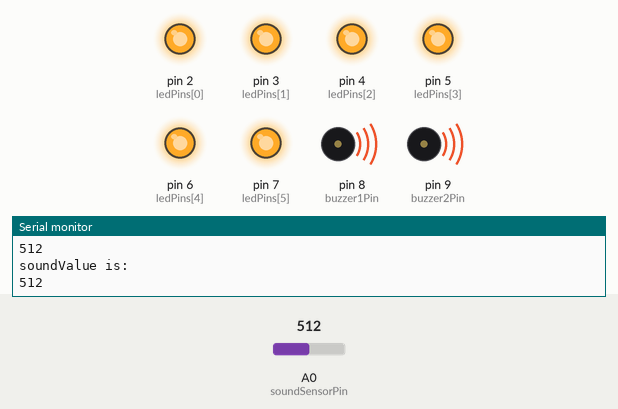
Recording of a sketch running on a simulated Arduino Uno, built with avr-gcc and run on an emulated ATmega328P. Parts: output pins drawn as LEDs (lit = HIGH), buzzer (waves = sounding, pin HIGH), the last lines printed to the serial monitor. The inputs (shaded band) are chosen by the test bench; at power-on: A0 (soundSensorPin) = 512.

Above: at 1.8 s.
1.9 s: A0 (soundSensorPin) set to 32
3.4 s: A0 (soundSensorPin) set to 27
At 4.9 s:
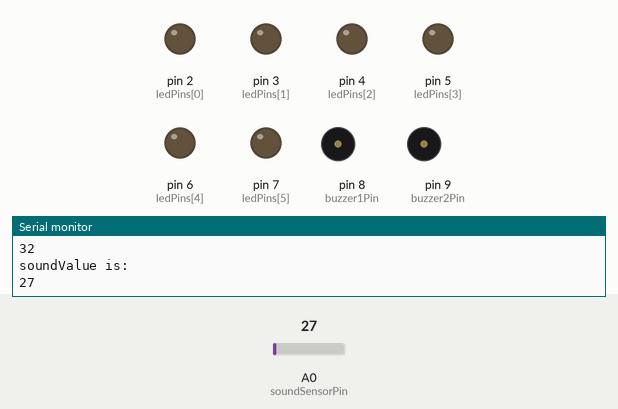
5.5 s: A0 (soundSensorPin) set to 122
At 6.5 s:
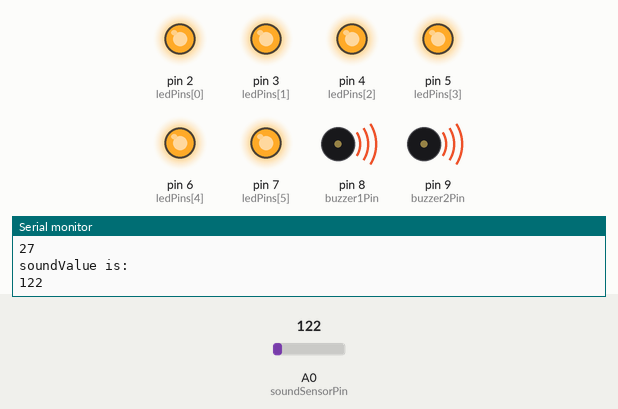
7.5 s: A0 (soundSensorPin) set to 18
At 9.2 s:
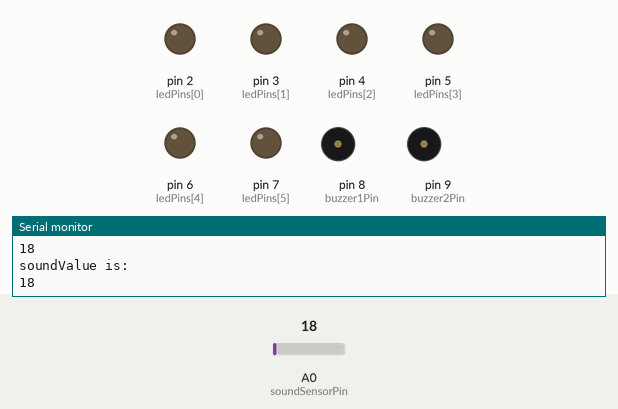
Timing chart, 0 to 10.5 s (numbered marks = the images above; inputs shaded):
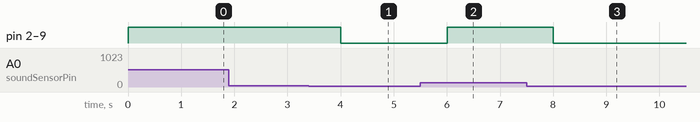

The sketch:

secutity_system.ino
```cpp
// Broches
const int soundSensorPin = A0;      // Capteur de son sur A0
const int buzzer1Pin = 8;           // Buzzer 1
const int buzzer2Pin = 9;           // Buzzer 2

// Broches des LEDs
const int ledPins[] = {2, 3, 4, 5, 6, 7};

const int soundThreshold = 28;     // Seuil de détection du bruit

void setup() {
  pinMode(buzzer1Pin, OUTPUT);
  pinMode(buzzer2Pin, OUTPUT);

  // Initialiser les LEDs
  for (int i = 0; i < 6; i++) {
    pinMode(ledPins[i], OUTPUT);
  }

  Serial.begin(9600); // Pour voir les valeurs dans le moniteur série
}

void loop() {
  int soundValue = analogRead(soundSensorPin);
  Serial.println("soundValue is: ");
  Serial.println(soundValue); // Affiche la valeur du son

  if (soundValue > soundThreshold) {
    // Activer buzzers et LEDs
    digitalWrite(buzzer1Pin, HIGH);
    digitalWrite(buzzer2Pin, HIGH);
    for (int i = 0; i < 6; i++) {
      digitalWrite(ledPins[i], HIGH);
    }
  } else {
    // Éteindre buzzers et LEDs
    digitalWrite(buzzer1Pin, LOW);
    digitalWrite(buzzer2Pin, LOW);
    for (int i = 0; i < 6; i++) {
      digitalWrite(ledPins[i], LOW);
    }
  }

   // Petite pause pour la stabilité
   delay(1000);
}
```

Measured:
- the behaviour switches between 29 and 28 on A0 (soundSensorPin) (found by bisection; images 0 and 1)
- after the input at 3.4 s, pin 2 (ledPins[0]), pin 3 (ledPins[1]), pin 4 (ledPins[2]), pin 5 (ledPins[3]), pin 6 (ledPins[4]), pin 7 (ledPins[5]), pin 8 (buzzer1Pin), pin 9 (buzzer2Pin): HIGH → LOW after 0.60 s
- after the input at 5.5 s, pin 2 (ledPins[0]), pin 3 (ledPins[1]), pin 4 (ledPins[2]), pin 5 (ledPins[3]), pin 6 (ledPins[4]), pin 7 (ledPins[5]), pin 8 (buzzer1Pin), pin 9 (buzzer2Pin): LOW → HIGH after 0.50 s
- after the input at 7.5 s, pin 2 (ledPins[0]), pin 3 (ledPins[1]), pin 4 (ledPins[2]), pin 5 (ledPins[3]), pin 6 (ledPins[4]), pin 7 (ledPins[5]), pin 8 (buzzer1Pin), pin 9 (buzzer2Pin): HIGH → LOW after 0.50 s
